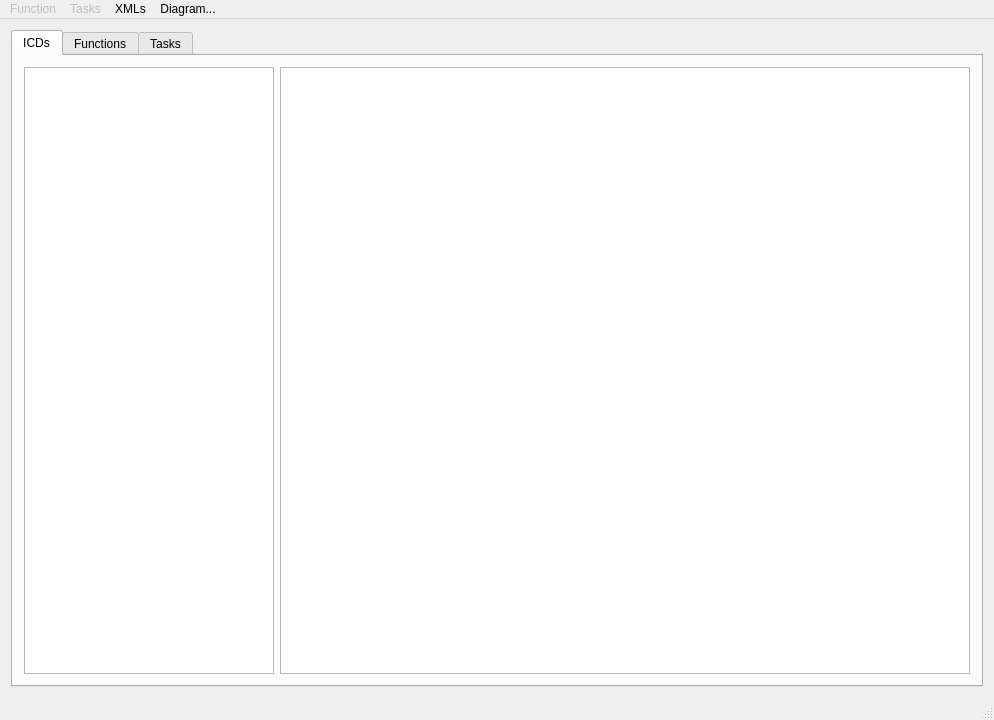
<?xml version="1.0" encoding="UTF-8"?>
<ui version="4.0">
 <class>MainWindow</class>
 <widget class="QMainWindow" name="MainWindow">
  <property name="geometry">
   <rect>
    <x>0</x>
    <y>0</y>
    <width>994</width>
    <height>720</height>
   </rect>
  </property>
  <property name="windowTitle">
   <string>MainWindow</string>
  </property>
  <property name="toolButtonStyle">
   <enum>Qt::ToolButtonTextBesideIcon</enum>
  </property>
  <widget class="QWidget" name="centralWidget">
   <property name="sizePolicy">
    <sizepolicy hsizetype="Preferred" vsizetype="Preferred">
     <horstretch>0</horstretch>
     <verstretch>0</verstretch>
    </sizepolicy>
   </property>
   <layout class="QGridLayout" name="gridLayout">
    <item row="0" column="1">
     <widget class="QTabWidget" name="tabWidget">
      <property name="currentIndex">
       <number>0</number>
      </property>
      <widget class="QWidget" name="tab">
       <attribute name="title">
        <string>ICDs</string>
       </attribute>
       <layout class="QGridLayout" name="gridLayout_2">
        <item row="0" column="0">
         <widget class="QListWidget" name="listWidget">
          <property name="sizePolicy">
           <sizepolicy hsizetype="Minimum" vsizetype="Minimum">
            <horstretch>0</horstretch>
            <verstretch>0</verstretch>
           </sizepolicy>
          </property>
          <property name="minimumSize">
           <size>
            <width>250</width>
            <height>318</height>
           </size>
          </property>
          <property name="maximumSize">
           <size>
            <width>250</width>
            <height>16777215</height>
           </size>
          </property>
          <property name="baseSize">
           <size>
            <width>250</width>
            <height>318</height>
           </size>
          </property>
          <property name="editTriggers">
           <set>QAbstractItemView::DoubleClicked|QAbstractItemView::EditKeyPressed|QAbstractItemView::SelectedClicked</set>
          </property>
         </widget>
        </item>
        <item row="0" column="1">
         <widget class="QGraphicsView" name="graphicsView">
          <property name="sizePolicy">
           <sizepolicy hsizetype="Preferred" vsizetype="Preferred">
            <horstretch>0</horstretch>
            <verstretch>0</verstretch>
           </sizepolicy>
          </property>
          <property name="contextMenuPolicy">
           <enum>Qt::DefaultContextMenu</enum>
          </property>
          <property name="sizeAdjustPolicy">
           <enum>QAbstractScrollArea::AdjustToContents</enum>
          </property>
          <property name="interactive">
           <bool>true</bool>
          </property>
          <property name="renderHints">
           <set>QPainter::HighQualityAntialiasing|QPainter::TextAntialiasing</set>
          </property>
         </widget>
        </item>
       </layout>
      </widget>
      <widget class="QWidget" name="tab_2">
       <attribute name="title">
        <string>Functions</string>
       </attribute>
       <layout class="QGridLayout" name="gridLayout_4">
        <item row="0" column="0">
         <widget class="QSplitter" name="splitter">
          <property name="orientation">
           <enum>Qt::Vertical</enum>
          </property>
          <widget class="QWidget" name="widget" native="true">
           <layout class="QGridLayout" name="gridLayout_3">
            <item row="0" column="0" colspan="2">
             <widget class="QGraphicsView" name="functionsGraphicsView">
              <property name="minimumSize">
               <size>
                <width>0</width>
                <height>300</height>
               </size>
              </property>
              <property name="contextMenuPolicy">
               <enum>Qt::CustomContextMenu</enum>
              </property>
              <property name="renderHints">
               <set>QPainter::Antialiasing|QPainter::HighQualityAntialiasing|QPainter::TextAntialiasing</set>
              </property>
             </widget>
            </item>
            <item row="1" column="0">
             <widget class="QPushButton" name="addDataExchange">
              <property name="text">
               <string>Add Data Exchange</string>
              </property>
             </widget>
            </item>
            <item row="1" column="1">
             <widget class="QPushButton" name="addPilotInteraction">
              <property name="text">
               <string>Add Pilot Interaction</string>
              </property>
             </widget>
            </item>
           </layout>
          </widget>
          <widget class="QTreeWidget" name="messageBrowser">
           <property name="minimumSize">
            <size>
             <width>0</width>
             <height>0</height>
            </size>
           </property>
           <property name="maximumSize">
            <size>
             <width>16777215</width>
             <height>200</height>
            </size>
           </property>
           <property name="baseSize">
            <size>
             <width>0</width>
             <height>100</height>
            </size>
           </property>
           <column>
            <property name="text">
             <string notr="true">1</string>
            </property>
           </column>
          </widget>
         </widget>
        </item>
       </layout>
      </widget>
      <widget class="QWidget" name="tab_3">
       <attribute name="title">
        <string>Tasks</string>
       </attribute>
       <widget class="QSplitter" name="splitter_2">
        <property name="geometry">
         <rect>
          <x>0</x>
          <y>9</y>
          <width>961</width>
          <height>604</height>
         </rect>
        </property>
        <property name="orientation">
         <enum>Qt::Horizontal</enum>
        </property>
        <widget class="QWidget" name="widget_2" native="true">
         <property name="sizePolicy">
          <sizepolicy hsizetype="Preferred" vsizetype="Fixed">
           <horstretch>0</horstretch>
           <verstretch>0</verstretch>
          </sizepolicy>
         </property>
         <property name="maximumSize">
          <size>
           <width>260</width>
           <height>16777215</height>
          </size>
         </property>
         <layout class="QGridLayout" name="gridLayout_5">
          <property name="topMargin">
           <number>0</number>
          </property>
          <property name="bottomMargin">
           <number>0</number>
          </property>
          <item row="0" column="0">
           <widget class="QListWidget" name="taskFunctionList">
            <property name="sizePolicy">
             <sizepolicy hsizetype="Expanding" vsizetype="Expanding">
              <horstretch>0</horstretch>
              <verstretch>0</verstretch>
             </sizepolicy>
            </property>
            <property name="minimumSize">
             <size>
              <width>250</width>
              <height>341</height>
             </size>
            </property>
            <property name="maximumSize">
             <size>
              <width>250</width>
              <height>16777215</height>
             </size>
            </property>
            <property name="baseSize">
             <size>
              <width>250</width>
              <height>318</height>
             </size>
            </property>
            <property name="editTriggers">
             <set>QAbstractItemView::DoubleClicked|QAbstractItemView::EditKeyPressed|QAbstractItemView::SelectedClicked</set>
            </property>
           </widget>
          </item>
          <item row="1" column="0">
           <widget class="QPushButton" name="addFunction">
            <property name="minimumSize">
             <size>
              <width>250</width>
              <height>0</height>
             </size>
            </property>
            <property name="text">
             <string>Add Function</string>
            </property>
           </widget>
          </item>
         </layout>
        </widget>
        <widget class="QGraphicsView" name="taskflowGraphicsView">
         <property name="enabled">
          <bool>true</bool>
         </property>
         <property name="sizePolicy">
          <sizepolicy hsizetype="Expanding" vsizetype="Expanding">
           <horstretch>0</horstretch>
           <verstretch>0</verstretch>
          </sizepolicy>
         </property>
         <property name="minimumSize">
          <size>
           <width>0</width>
           <height>0</height>
          </size>
         </property>
         <property name="contextMenuPolicy">
          <enum>Qt::CustomContextMenu</enum>
         </property>
         <property name="interactive">
          <bool>true</bool>
         </property>
         <property name="renderHints">
          <set>QPainter::HighQualityAntialiasing|QPainter::TextAntialiasing</set>
         </property>
        </widget>
       </widget>
      </widget>
     </widget>
    </item>
   </layout>
  </widget>
  <widget class="QMenuBar" name="menuBar">
   <property name="geometry">
    <rect>
     <x>0</x>
     <y>0</y>
     <width>994</width>
     <height>25</height>
    </rect>
   </property>
   <widget class="QMenu" name="menuFunctions">
    <property name="enabled">
     <bool>false</bool>
    </property>
    <property name="title">
     <string>Function</string>
    </property>
    <addaction name="actionSave_Function"/>
    <addaction name="actionLoad_Function"/>
   </widget>
   <widget class="QMenu" name="menuXMLs">
    <property name="title">
     <string>XMLs</string>
    </property>
    <addaction name="actionReload_Stock_XMLs"/>
    <addaction name="actionReload_STD_XMLs"/>
    <addaction name="actionSave_XML_Changes"/>
    <addaction name="actionCheck_for_ICD_Changes"/>
    <addaction name="actionRevert_to_stock_ICDs"/>
   </widget>
   <widget class="QMenu" name="menuDiagram">
    <property name="title">
     <string>Diagram...</string>
    </property>
    <addaction name="actionHome"/>
    <addaction name="actionRename"/>
    <addaction name="actionHome_All"/>
    <addaction name="actionSave_to_JPG"/>
   </widget>
   <widget class="QMenu" name="menuTasks">
    <property name="enabled">
     <bool>false</bool>
    </property>
    <property name="title">
     <string>Tasks</string>
    </property>
    <addaction name="actionNew"/>
    <addaction name="actionOpen"/>
    <addaction name="actionSave_As"/>
   </widget>
   <addaction name="menuFunctions"/>
   <addaction name="menuTasks"/>
   <addaction name="menuXMLs"/>
   <addaction name="menuDiagram"/>
  </widget>
  <widget class="QStatusBar" name="statusBar"/>
  <action name="actionSave_Function">
   <property name="text">
    <string>Save Function</string>
   </property>
  </action>
  <action name="actionLoad_Function">
   <property name="text">
    <string>Load Function</string>
   </property>
  </action>
  <action name="actionReload_Stock_XMLs">
   <property name="text">
    <string>Reload Stock XMLs</string>
   </property>
  </action>
  <action name="actionReload_STD_XMLs">
   <property name="text">
    <string>Reload STD XMLs</string>
   </property>
  </action>
  <action name="actionHome">
   <property name="text">
    <string>Home</string>
   </property>
   <property name="shortcut">
    <string>Ctrl+H</string>
   </property>
  </action>
  <action name="actionRename">
   <property name="text">
    <string>Rename </string>
   </property>
  </action>
  <action name="actionNew">
   <property name="text">
    <string>New...</string>
   </property>
  </action>
  <action name="actionOpen">
   <property name="text">
    <string>Open...</string>
   </property>
  </action>
  <action name="actionSave_As">
   <property name="text">
    <string>Save As...</string>
   </property>
  </action>
  <action name="actionHome_All">
   <property name="text">
    <string>Home All</string>
   </property>
   <property name="shortcut">
    <string>Ctrl+Shift+H</string>
   </property>
  </action>
  <action name="actionSave_XML_Changes">
   <property name="text">
    <string>Save XML Changes</string>
   </property>
  </action>
  <action name="actionSave_to_JPG">
   <property name="text">
    <string>Save to JPG</string>
   </property>
  </action>
  <action name="actionCheck_for_ICD_Changes">
   <property name="text">
    <string>Check for ICD Changes</string>
   </property>
  </action>
  <action name="actionRevert_to_stock_ICDs">
   <property name="text">
    <string>Revert to stock ICDs</string>
   </property>
  </action>
 </widget>
 <layoutdefault spacing="6" margin="11"/>
 <resources/>
 <connections/>
</ui>
